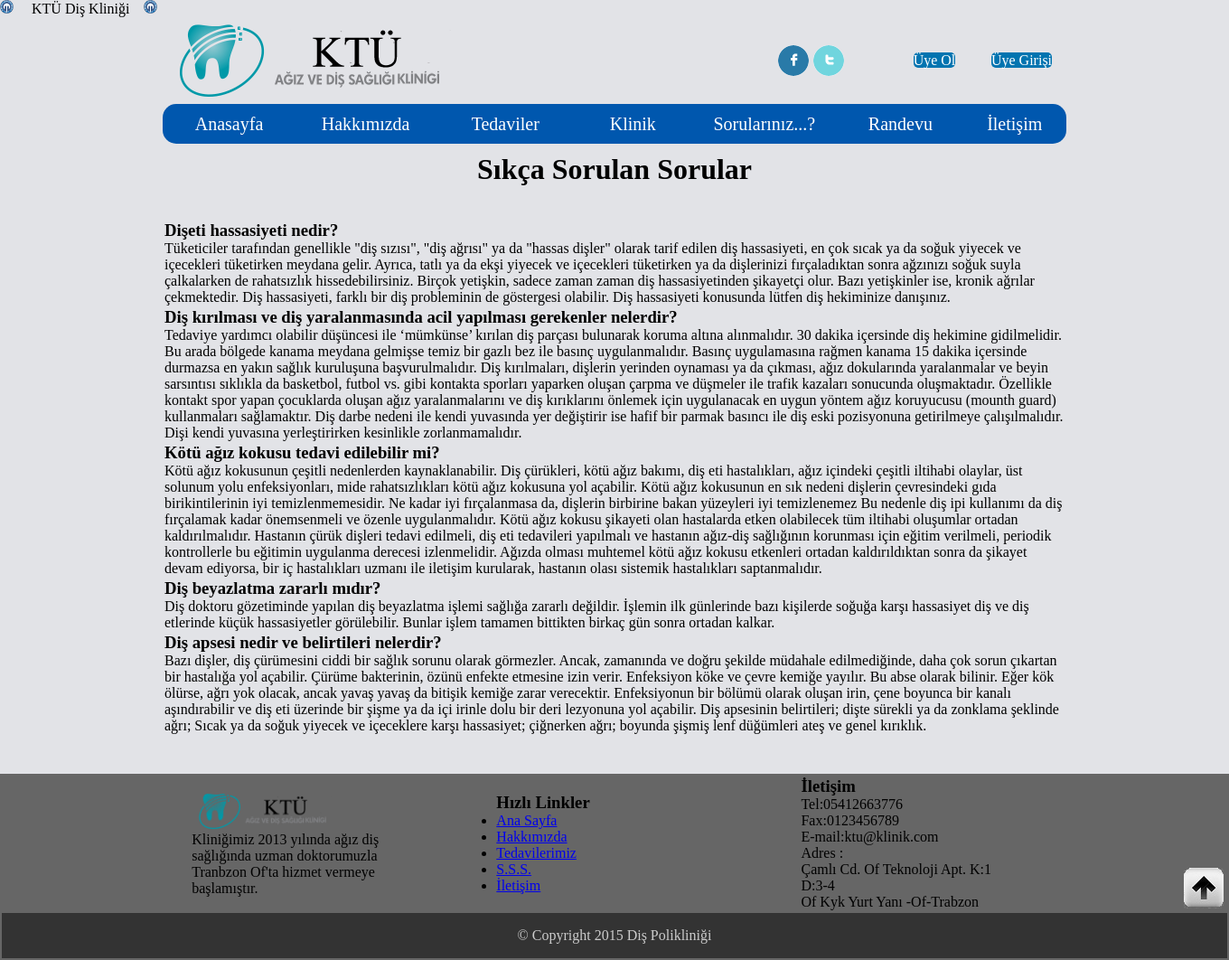
/proje/sorulariniz.php, run on the app's committed database.
### tables this page shows
CREATE TABLE IF NOT EXISTS `kayanyazi` (
  `id` int(11) NOT NULL AUTO_INCREMENT,
  `icerik` varchar(1000) NOT NULL,
  PRIMARY KEY (`id`)
);

CREATE TABLE IF NOT EXISTS `sikcasorulansorular` (
  `id` int(5) NOT NULL AUTO_INCREMENT,
  `baslik` varchar(1000) NOT NULL,
  `icerik` mediumtext NOT NULL,
  PRIMARY KEY (`id`)
);

CREATE TABLE IF NOT EXISTS `footeryazi` (
  `id` int(2) NOT NULL AUTO_INCREMENT,
  `yazi` varchar(10000) NOT NULL,
  PRIMARY KEY (`id`)
);

CREATE TABLE IF NOT EXISTS `iletisim` (
  `id` int(3) NOT NULL AUTO_INCREMENT,
  `icerik` varchar(1000) NOT NULL,
  PRIMARY KEY (`id`)
);

### proje/sorulariniz_icerik/sorularinizicerik.php (the view, shortened to what this page needs)
<?php
echo("<br/><br/>");
  $sorgu=mysql_query("SELECT * FROM sikcasorulansorular");
  if ($sorgu)
  {
      echo"<table border='0'>";
      while ($satir=mysql_fetch_array($sorgu))
      {
        $baslik = $satir["baslik"];
        $icerik = $satir["icerik"];
        echo
        "<tr>
        <td >
        <h3>$baslik</h3>$icerik
        </td>
        </tr>
        ";
      }
      echo"</table>";
  }
  else
    echo"Sorguda Sorun  Olşutu";
?>

### proje/header.php (shortened to what this page needs)
<marquee><img src="ikonlar/ktulogo.png" width="15" height="15"/> &nbsp; &nbsp;
<?php include"baglantiDB.php";
$sorgu=mysql_query("SELECT * FROM kayanyazi ORDER BY id ASC LIMIT 1");
if ($sorgu)
{
  while ($satir=mysql_fetch_array($sorgu))
  {
    echo $satir["icerik"];
  }
}
else
  echo"sorguda hata oluştu";
?>
 &nbsp; &nbsp;<img src="ikonlar/ktulogo.png" width="15" height="15"/></marquee>
<div id="header" >
  <div id="logo">
    <table width="1000" height="53" border="0">
    <tr>
      <td width="330" height="92"><p><img src="ikonlar/logo.png" alt="KTÜ diş kliniği" title="KTÜ Diş Kliniği" width="358" height="92"></p></td>
      <td width="344">&nbsp;&nbsp;&nbsp;</td>
      <td width="37"><a href="http://www.facebook.com" target="_blank"><img src="ikonlar/icon-facebook.png" alt="Facebook" name="face" id="Image1" title="facebook"/></a></td>
      <td width="37"><a href="http://www.twitter.com" target="_blank"><img src="ikonlar/icon-twitter.png" alt="Twitter" title="twiter" name="twit" id="Image2"/></a></td>
       <td width="50" >
       </td>
      <td width="100">  <center>  <?php
	  if(@!$_SESSION['oturumuye']==true)
	{
		echo" <a class='uyeolbtn' href='uyeol.php' title='uye ol'>Üye Ol </a>";
	}
	else
	{
		echo" <a class='uyesilbtn' href='uyesil.php' title='üyelik silme'>Üyelik Sil </a>";
	}
	  ?>
      </center></td>
  <td width="100"><center>
   <?php
	  if(@!$_SESSION['oturumuye']==true)
	{
		echo" <a class='girisbtn' href='uyegiris.php' title='üye girişi'> Üye Girişi </a>";
	}
	else
	{
		echo" <a class='cikisbtn'  href='uye_cikis.php' title='üye çıkışı'>Üye Çıkış</a>";
	}
	  ?>
  </center>  </td>
    </tr>
  </table>
  <table class="menu"  bordercolor="#0057AE" height="44" width="1000" valign="top" border="0">
    <tr>
    <td width="141" class="button"><a href="index.php" title="Anasayfa" class="link">Anasayfa</a></td>
	<td width="153" class="button"><a href="hakkimizda.php" title="Hakkımızda" class="link">Hakkımızda</a></td>
     <td width="148" class="button"> <a href="tedaviler.php" title="Tedaviler" class="link">Tedaviler</a></td>
    <td width="126" class="button"> <a href="klinik.php" title="Klinik" class="link">Klinik</a></td>
    <td width="157" class="button"><a href="sorulariniz.php" title="Genel Sorular ve Cevaplar" class="link">Sorularınız...?</a></td>
    <td width="136" class="button"><a href="randevu.php" title="Online Randevu Alma"  class="link">Randevu</a></td>
     <td width="109" class="button"><a href="iletisim.php" title="İletişim Bilgileri" class="link">İletişim</a></td>
  </tr>
</table></center>
</div>
</div>

### proje/footer.php
<table width="100%" height="20%" border="0" align="top" bgcolor="#666"  >
  <tr class="footer1">
    <td width="200" height="150">&nbsp;</td>
    <td width="220" height="150"><h3><img src="ikonlar/logo.png" width="175" height="45" /></h3>
<?php include"baglantiDB.php";
$sorgu=mysql_query("SELECT * FROM footeryazi ORDER BY id ASC LIMIT 1");
if ($sorgu)
{
  while ($satir=mysql_fetch_array($sorgu))
  {
    echo $satir["yazi"];
  }
}
else
  echo"sorguda hata oluştu";
?>
    </td>
    <td width="100" height="150">&nbsp;</td>
    <td width="220" height="150"><h3>Hızlı Linkler</h3>
      <div>
        <ul>
          <li><a href="index.php">Ana Sayfa</a></li>
          <li><a href="hakkimizda.php">Hakkımızda</a></li>
          <li><a href="tedaviler.php">Tedavilerimiz</a></li>
          <li><a href="sorulariniz.php">S.S.S.</a></li>
          <li><a href="iletisim.php">İletişim</a></li>
        </ul>
    </div></td>
    <td width="100" height="150">&nbsp;</td>
    <td width="220" height="150"><h3>İletişim</h3>
    <?php include"baglantiDB.php";
$sorgu=mysql_query("SELECT * FROM iletisim");
if ($sorgu)
{
  while ($satir=mysql_fetch_array($sorgu))
  {
    echo $satir["icerik"];
  }
}
else
  echo"sorguda hata oluştu";
?>
      </td>
    <td width="231" height="150" valign="bottom" align="right">  <a  href=""><img src="ikonlar/ok.png" alt="ok" border="0" /></a>
</td>
  </tr>
  <tr class="footer2">
    <td height="50" colspan="7"><center>
      © Copyright 2015 Diş Polikliniği
    </center>
    </td>
  </tr>
</table>

### proje/imaj.css (style rules this page uses)
* { padding:0; margin:0; }
.footer1 { background-color:#666; }
.footer2 { background-color:#333; color:#CCC; }
body { background-color:#E2E3E7; }
#header { min-width: 1000px; background-color: #E2E3E7; height: 150px; margin: auto; width: 1000px; }
#logo { height: 70px; }
.menu { background-color:#0057AE; color:#FFF; border-radius:15px; text-align:center; }
.link { text-decoration:none; color:#FFF; font-size:20px; }
.girisbtn { color:#FFF; background-color:#0274B0; height:50px; border-radius:5px; text-decoration:none; }
.uyeolbtn { color:#FFF; background-color:#0274B0; height:30; border-radius:5px; text-decoration:none; }

### data on the page
kayanyazi: icerik "KTÜ Diş Kliniği"
sikcasorulansorular: baslik "Dişeti hassasiyeti nedir?", icerik "Tüketiciler tarafından genellikle \"diş sızısı\", \"diş ağrısı\" ya da \"hassas dişler\" olarak tarif edilen diş hassasiyeti, en çok sıcak ya da soğuk yiyecek ve içecekleri tüketirken meydana gelir. Ayrıca, tatlı ya da ekşi yiyecek ve içecekleri tüketirken ya da dişlerinizi fırçaladıktan sonra ağzınızı soğuk suyla çalkalarken de rahatsızlık hissedebilirsiniz. Birçok yetişkin, sadece zaman zaman diş hassasiyetinden şikayetçi olur. Bazı yetişkinler ise, kronik ağrılar çekmektedir. Diş hassasiyeti, farklı bir diş probleminin de göstergesi olabilir. Diş hassasiyeti konusunda lütfen diş hekiminize danışınız."
sikcasorulansorular: baslik "Diş kırılması ve diş yaralanmasında acil yapılması gerekenler nelerdir?", icerik "Tedaviye yardımcı olabilir düşüncesi ile ‘mümkünse’ kırılan diş parçası bulunarak koruma altına alınmalıdır. 30 dakika içersinde diş hekimine gidilmelidir. Bu arada bölgede kanama meydana gelmişse temiz bir gazlı bez ile basınç uygulanmalıdır. Basınç uygulamasına rağmen kanama 15 dakika içersinde durmazsa en yakın sağlık kuruluşuna başvurulmalıdır. Diş kırılmaları, dişlerin yerinden oynaması ya da çıkması, ağız dokularında yaralanmalar ve beyin sarsıntısı sıklıkla da basketbol, futbol vs. gibi kontakta sporları yaparken oluşan çarpma ve düşmeler ile trafik kazaları sonucunda oluşmaktadır. Özellikle kontakt spor yapan çocuklarda oluşan ağız yaralanmalarını ve diş kırıklarını önlemek için…"
sikcasorulansorular: baslik "Kötü ağız kokusu tedavi edilebilir mi?", icerik "Kötü ağız kokusunun çeşitli nedenlerden kaynaklanabilir. Diş çürükleri, kötü ağız bakımı, diş eti hastalıkları, ağız içindeki çeşitli iltihabi olaylar, üst solunum yolu enfeksiyonları, mide rahatsızlıkları kötü ağız kokusuna yol açabilir. Kötü ağız kokusunun en sık nedeni dişlerin çevresindeki gıda birikintilerinin iyi temizlenmemesidir. Ne kadar iyi fırçalanmasa da, dişlerin birbirine bakan yüzeyleri iyi temizlenemez Bu nedenle diş ipi kullanımı da diş fırçalamak kadar önemsenmeli ve özenle uygulanmalıdır. Kötü ağız kokusu şikayeti olan hastalarda etken olabilecek tüm iltihabi oluşumlar ortadan kaldırılmalıdır. Hastanın çürük dişleri tedavi edilmeli, diş eti tedavileri yapılmalı ve…"
sikcasorulansorular: baslik "Diş beyazlatma zararlı mıdır?", icerik "Diş doktoru gözetiminde yapılan diş beyazlatma işlemi sağlığa zararlı değildir. İşlemin ilk günlerinde bazı kişilerde soğuğa karşı hassasiyet diş ve diş etlerinde küçük hassasiyetler görülebilir. Bunlar işlem tamamen bittikten birkaç gün sonra ortadan kalkar."
sikcasorulansorular: baslik "Diş apsesi nedir ve belirtileri nelerdir?", icerik "Bazı dişler, diş çürümesini ciddi bir sağlık sorunu olarak görmezler. Ancak, zamanında ve doğru şekilde müdahale edilmediğinde, daha çok sorun çıkartan bir hastalığa yol açabilir. Çürüme bakterinin, özünü enfekte etmesine izin verir. Enfeksiyon köke ve çevre kemiğe yayılır. Bu abse olarak bilinir. Eğer kök ölürse, ağrı yok olacak, ancak yavaş yavaş da bitişik kemiğe zarar verecektir. Enfeksiyonun bir bölümü olarak oluşan irin, çene boyunca bir kanalı aşındırabilir ve diş eti üzerinde bir şişme ya da içi irinle dolu bir deri lezyonuna yol açabilir. Diş apsesinin belirtileri; dişte sürekli ya da zonklama şeklinde ağrı; Sıcak ya da soğuk yiyecek ve içeceklere karşı hassasiyet; çiğnerken ağrı;…"
footeryazi: yazi "Kliniğimiz 2013 yılında ağız diş sağlığında uzman doktorumuzla Tranbzon Of'ta hizmet vermeye başlamıştır."
iletisim: icerik "Tel:05412663776 Fax:0123456789 E-mail:ktu@klinik.com Adres : Çamlı Cd. Of Teknoloji Apt. K:1 D:3-4 Of Kyk Yurt Yanı -Of-Trabzon"
